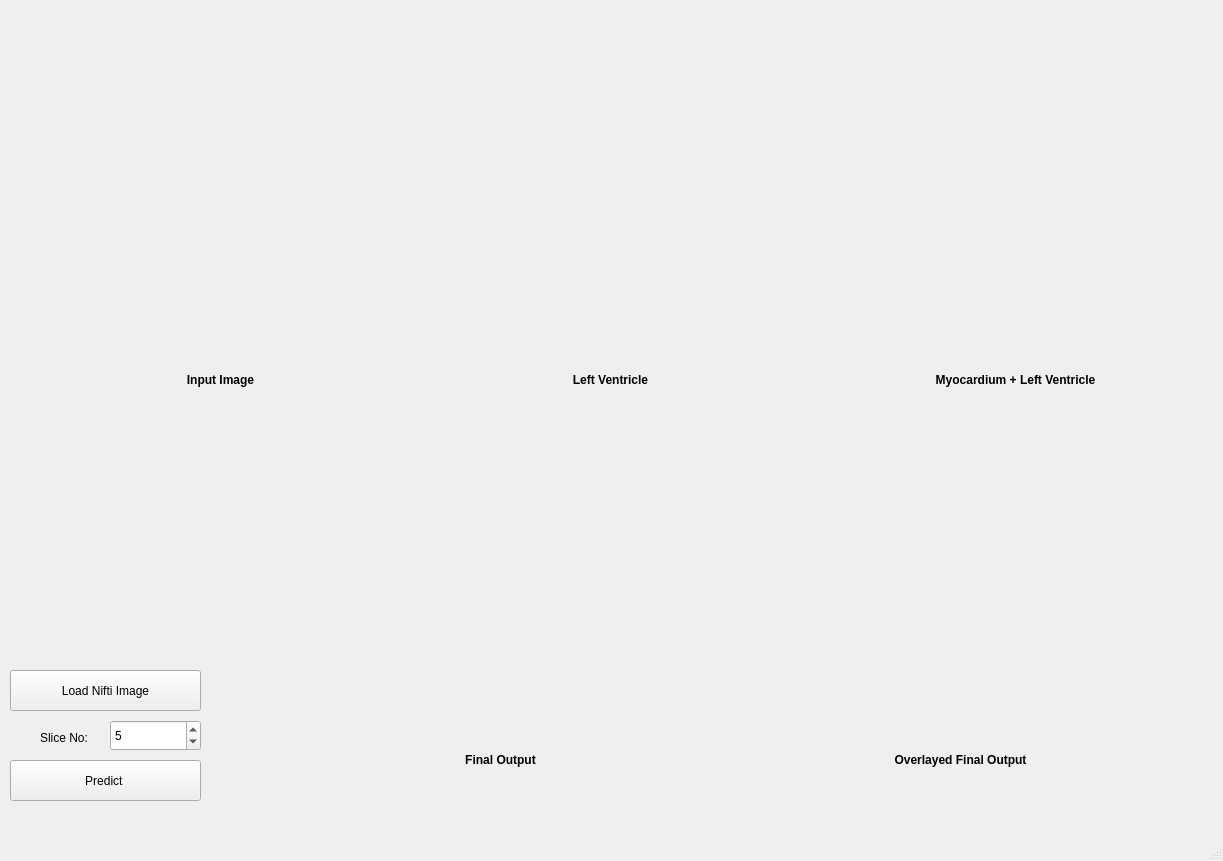
<?xml version="1.0" encoding="UTF-8"?>
<ui version="4.0">
 <class>MainWindow</class>
 <widget class="QMainWindow" name="MainWindow">
  <property name="geometry">
   <rect>
    <x>0</x>
    <y>0</y>
    <width>1223</width>
    <height>861</height>
   </rect>
  </property>
  <property name="windowTitle">
   <string>MainWindow</string>
  </property>
  <widget class="QWidget" name="centralwidget">
   <widget class="QPushButton" name="loadBtn">
    <property name="geometry">
     <rect>
      <x>10</x>
      <y>670</y>
      <width>191</width>
      <height>41</height>
     </rect>
    </property>
    <property name="styleSheet">
     <string notr="true">backgroundColourButton-&gt;setStyleSheet(&quot;rgb(255,0,0)&quot;);</string>
    </property>
    <property name="text">
     <string>Load Nifti Image</string>
    </property>
   </widget>
   <widget class="QPushButton" name="predictBtn">
    <property name="geometry">
     <rect>
      <x>10</x>
      <y>760</y>
      <width>191</width>
      <height>41</height>
     </rect>
    </property>
    <property name="text">
     <string>Predict </string>
    </property>
   </widget>
   <widget class="QLabel" name="sliceNoLbl">
    <property name="geometry">
     <rect>
      <x>40</x>
      <y>730</y>
      <width>55</width>
      <height>16</height>
     </rect>
    </property>
    <property name="text">
     <string>Slice No:</string>
    </property>
   </widget>
   <widget class="QLabel" name="inputImg">
    <property name="geometry">
     <rect>
      <x>20</x>
      <y>30</y>
      <width>391</width>
      <height>321</height>
     </rect>
    </property>
    <property name="autoFillBackground">
     <bool>true</bool>
    </property>
    <property name="text">
     <string/>
    </property>
    <property name="alignment">
     <set>Qt::AlignCenter</set>
    </property>
   </widget>
   <widget class="QLabel" name="leftventricleImg">
    <property name="geometry">
     <rect>
      <x>440</x>
      <y>30</y>
      <width>381</width>
      <height>321</height>
     </rect>
    </property>
    <property name="autoFillBackground">
     <bool>true</bool>
    </property>
    <property name="text">
     <string/>
    </property>
    <property name="alignment">
     <set>Qt::AlignCenter</set>
    </property>
   </widget>
   <widget class="QLabel" name="myo_lvImg">
    <property name="geometry">
     <rect>
      <x>840</x>
      <y>30</y>
      <width>361</width>
      <height>321</height>
     </rect>
    </property>
    <property name="autoFillBackground">
     <bool>true</bool>
    </property>
    <property name="text">
     <string/>
    </property>
    <property name="alignment">
     <set>Qt::AlignCenter</set>
    </property>
   </widget>
   <widget class="QLabel" name="inputLbl">
    <property name="geometry">
     <rect>
      <x>160</x>
      <y>370</y>
      <width>121</width>
      <height>20</height>
     </rect>
    </property>
    <property name="font">
     <font>
      <weight>75</weight>
      <bold>true</bold>
     </font>
    </property>
    <property name="text">
     <string>Input Image</string>
    </property>
    <property name="alignment">
     <set>Qt::AlignCenter</set>
    </property>
   </widget>
   <widget class="QLabel" name="leftventLbl">
    <property name="geometry">
     <rect>
      <x>550</x>
      <y>370</y>
      <width>121</width>
      <height>20</height>
     </rect>
    </property>
    <property name="font">
     <font>
      <weight>75</weight>
      <bold>true</bold>
     </font>
    </property>
    <property name="text">
     <string>Left Ventricle</string>
    </property>
    <property name="alignment">
     <set>Qt::AlignCenter</set>
    </property>
   </widget>
   <widget class="QLabel" name="myo_lvLbl">
    <property name="geometry">
     <rect>
      <x>910</x>
      <y>370</y>
      <width>211</width>
      <height>20</height>
     </rect>
    </property>
    <property name="font">
     <font>
      <weight>75</weight>
      <bold>true</bold>
     </font>
    </property>
    <property name="text">
     <string>Myocardium + Left Ventricle</string>
    </property>
    <property name="alignment">
     <set>Qt::AlignCenter</set>
    </property>
   </widget>
   <widget class="QLabel" name="outputImg">
    <property name="geometry">
     <rect>
      <x>270</x>
      <y>430</y>
      <width>421</width>
      <height>291</height>
     </rect>
    </property>
    <property name="autoFillBackground">
     <bool>true</bool>
    </property>
    <property name="text">
     <string/>
    </property>
    <property name="alignment">
     <set>Qt::AlignCenter</set>
    </property>
   </widget>
   <widget class="QLabel" name="label_11">
    <property name="geometry">
     <rect>
      <x>440</x>
      <y>750</y>
      <width>121</width>
      <height>20</height>
     </rect>
    </property>
    <property name="font">
     <font>
      <weight>75</weight>
      <bold>true</bold>
     </font>
    </property>
    <property name="text">
     <string>Final Output</string>
    </property>
    <property name="alignment">
     <set>Qt::AlignCenter</set>
    </property>
   </widget>
   <widget class="QSpinBox" name="sliceNoSpin">
    <property name="geometry">
     <rect>
      <x>110</x>
      <y>720</y>
      <width>91</width>
      <height>31</height>
     </rect>
    </property>
    <property name="readOnly">
     <bool>false</bool>
    </property>
    <property name="minimum">
     <number>1</number>
    </property>
    <property name="maximum">
     <number>10</number>
    </property>
    <property name="value">
     <number>5</number>
    </property>
   </widget>
   <widget class="QLabel" name="label_12">
    <property name="geometry">
     <rect>
      <x>880</x>
      <y>750</y>
      <width>161</width>
      <height>20</height>
     </rect>
    </property>
    <property name="font">
     <font>
      <weight>75</weight>
      <bold>true</bold>
     </font>
    </property>
    <property name="text">
     <string>Overlayed Final Output</string>
    </property>
    <property name="alignment">
     <set>Qt::AlignCenter</set>
    </property>
   </widget>
   <widget class="QLabel" name="overlay">
    <property name="geometry">
     <rect>
      <x>750</x>
      <y>430</y>
      <width>421</width>
      <height>291</height>
     </rect>
    </property>
    <property name="autoFillBackground">
     <bool>true</bool>
    </property>
    <property name="text">
     <string/>
    </property>
    <property name="alignment">
     <set>Qt::AlignCenter</set>
    </property>
   </widget>
  </widget>
  <widget class="QMenuBar" name="menubar">
   <property name="geometry">
    <rect>
     <x>0</x>
     <y>0</y>
     <width>1223</width>
     <height>26</height>
    </rect>
   </property>
  </widget>
  <widget class="QStatusBar" name="statusbar"/>
 </widget>
 <resources/>
 <connections/>
</ui>
